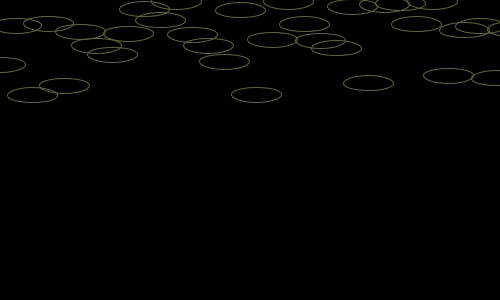
Frame 1 (no input)
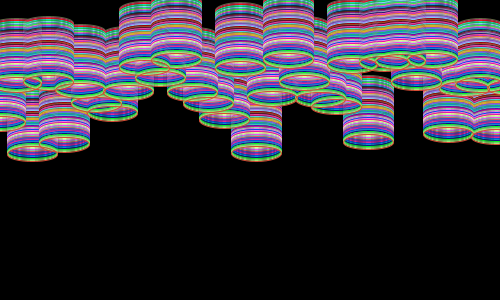
Frame 60 (the mouse pressed at the canvas centre just before this capture)
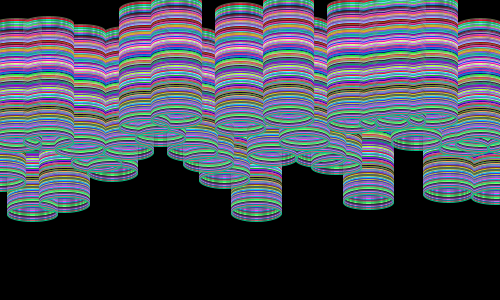
Frame 120 (the mouse held since frame 60 and released just before this capture)

The Processing sketch that drew these frames (run headless with seeded random() and noise(); from frame 60 on, the mouse is pressed at the canvas centre):

// Processing sketch: processing_39787
// ── processing_39787.pde

int num = 60; //number of circles
float[] y = new float[num]; //seeting up the array

void setup() {
  size(500, 300);
  smooth();
  background(0);

  for (int i = 0; i < y.length; i++) {
    y[i] = random(100); //width of line the ellipses come down in
  }
}


void draw() {
  stroke(random(255),random(255),random(255));
  noFill();
  
  
  for (int i = 0; i<y.length;i++) {
    ellipse((2*width/y.length) * i, y[i], 50, 15);
    y[i] = y[i]+1; //drags the ellipses down
    if (y[i] > height) y[i] = 0;
  }
}
